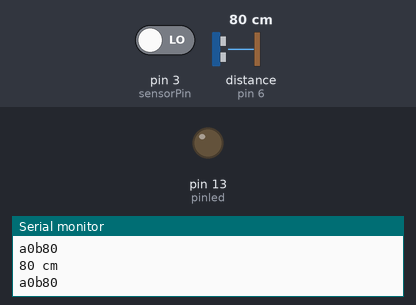
The sketch below on a simulated Arduino Mega 2560, built with avr-gcc and run on an emulated ATmega2560. Shown: output pins drawn as LEDs (lit = HIGH), the last lines printed to the serial monitor. Inputs (shaded band) come from the test bench; at power-on: distance to the obstacle (sensor on pin 6) 80 cm, pin 3 (sensorPin) LOW. The echo pulse lasts 58.3 µs per cm; pins used as bus, display or sensor lines are not drawn.

Above: at 1.2 s.
1.3 s: distance to the obstacle (sensor on pin 6) set to 6 cm
2.8 s: distance to the obstacle (sensor on pin 6) set to 3 cm
At 3.4 s:
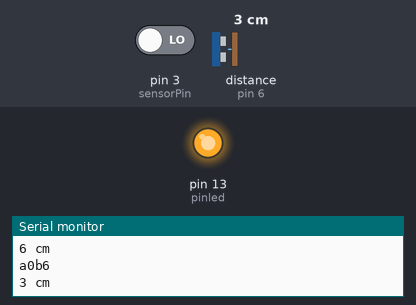
4.3 s: distance to the obstacle (sensor on pin 6) set to 18 cm
At 7.0 s:
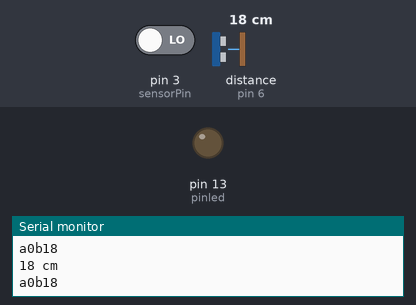
7.3 s: distance to the obstacle (sensor on pin 6) set to 2 cm
At 8.0 s:
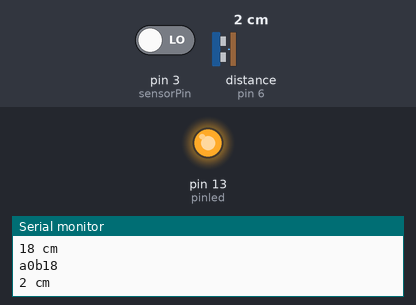
Timing chart, 0 to 9.8 s (numbered marks = the images above; inputs shaded):
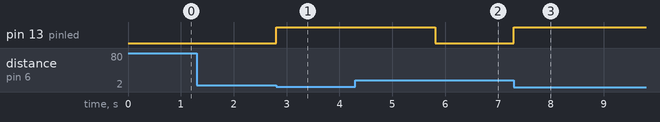

The sketch:

datosstring.ino
```cpp
#include <SoftwareSerial.h>
#define tempo 500

int pinecho = 6;
int pintrigger = 7;
int pinled = 13;
int sensorPin = 3;
int cont = 0;
bool s_high = 0;
int estado = 0;
int counter = 0;
String envio= "";
// VARIABLES PARA CALCULOS
int tiempo, distancia;

void setup() {
  Serial3.begin(115200);
  Serial.begin(115200);
  pinMode(3, INPUT);
  // PREPARAR LA COMUNICACION SERIAL
  Serial.begin(115200);
  // CONFIGURAR PINES DE ENTRADA Y SALIDA
  pinMode(pinecho, INPUT);
  pinMode(pintrigger, OUTPUT);
  pinMode(13, OUTPUT);
}
void loop() {

      // ENVIAR PULSO DE DISPARO EN EL PIN "TRIGGER"
  digitalWrite(pintrigger, LOW);
  delayMicroseconds(100000);
  digitalWrite(pintrigger, HIGH);
  // EL PULSO DURA AL MENOS 10 uS EN ESTADO ALTO
  delayMicroseconds(100000);
  digitalWrite(pintrigger, LOW);
  tiempo = pulseIn(pinecho, HIGH);   // MEDIR EL TIEMPO EN ESTADO ALTO DEL PIN "ECHO" EL PULSO ES PROPORCIONAL A LA DISTANCIA MEDIDA
   // LA VELOCIDAD DEL SONIDO ES DE 340 M/S O 29 MICROSEGUNDOS POR CENTIMETRO
  // DIVIDIMOS EL TIEMPO DEL PULSO ENTRE 58, TIEMPO QUE TARDA RECORRER IDA Y VUELTA UN CENTIMETRO LA ONDA SONORA
  distancia = tiempo / 58;
  // ENVIAR EL RESULTADO AL MONITOR SERIAL
  Serial.print(distancia); //imprimir distancia
  Serial.println(" cm");

if(digitalRead(3)) s_high = 1;
 if(!digitalRead(3) && s_high)
 {
  s_high = 0;
  counter += 1;
  Serial.println("este es el valor del contador ");
  Serial.println(counter);                                                     //dato a enviar numero de paquetes
 // Serial3.write(ccounter);

    }
    if (distancia <5 ) {
    digitalWrite(13, HIGH);
    delay(3000);


  estado = 1;

  Serial.print(distancia); //imprimir cuantos no pasan                        //dato  a enviar de la distancia a la que paso el paquete
envio= String('a')+String(counter)+ String('b')+String(distancia) ;
  Serial.println(envio);
Serial3.println(envio);

    }else {
    digitalWrite(13, LOW);
 estado =0;

  }
   envio= String('a')+String(counter)+ String('b')+String(distancia) ;
  Serial.println(envio);
Serial3.println(envio);


}
```

Measured:
- the behaviour switches between 5 and 4 cm on distance to the obstacle (sensor on pin 6) (found by bisection; images 0 and 1)
- after the input at 2.8 s, pin 13 (pinled): LOW → HIGH at once
- after the input at 4.3 s, pin 13 (pinled): HIGH → LOW after 1.5 s
- after the input at 7.3 s, pin 13 (pinled): LOW → HIGH at once
